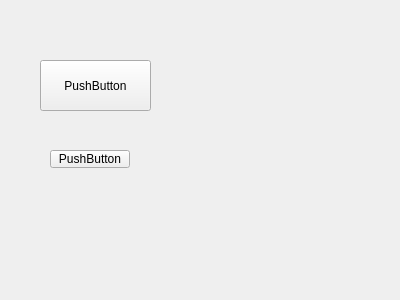
<?xml version="1.0" encoding="UTF-8"?>
<ui version="4.0">
 <class>PCS</class>
 <widget class="QWidget" name="PCS">
  <property name="geometry">
   <rect>
    <x>0</x>
    <y>0</y>
    <width>400</width>
    <height>300</height>
   </rect>
  </property>
  <property name="windowTitle">
   <string>Form</string>
  </property>
  <widget class="QPushButton" name="pushButton">
   <property name="geometry">
    <rect>
     <x>40</x>
     <y>60</y>
     <width>111</width>
     <height>51</height>
    </rect>
   </property>
   <property name="text">
    <string>PushButton</string>
   </property>
  </widget>
  <widget class="QPushButton" name="pushButton_2">
   <property name="geometry">
    <rect>
     <x>50</x>
     <y>150</y>
     <width>80</width>
     <height>18</height>
    </rect>
   </property>
   <property name="text">
    <string>PushButton</string>
   </property>
  </widget>
 </widget>
 <resources/>
 <connections/>
</ui>
